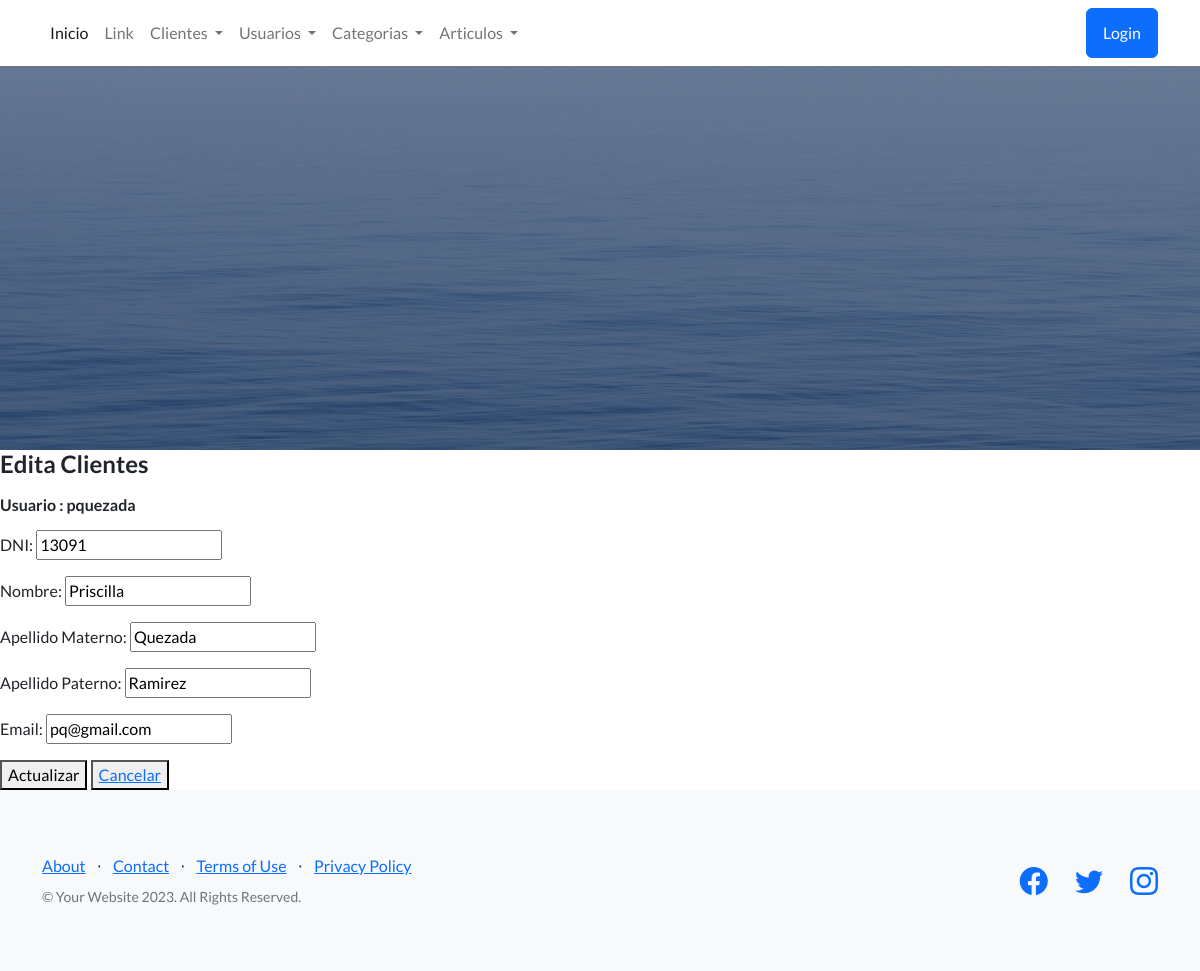
/app-coder/EditarClientes/10/, run on the app's committed database.
### AppCoder/models.py (models this page shows, shortened)
class Clientes(models.Model):
    dni = models.CharField(max_length=9,null=False,blank=False)
    nombre = models.CharField(max_length=40,null=False,blank=False)
    apellidoPaterno = models.CharField(max_length=40)
    apellidoMaterno = models.CharField(max_length=40)
    email = models.EmailField()
    user = models.OneToOneField(User, on_delete=models.CASCADE)

### AppCoder/views.py (the view)
# urls.py: path('EditarClientes/<int:id>/', ClienteUpdate, name="EditarClientes"),
def ClienteUpdate(req, id):
    cliente = Clientes.objects.get(id=id)
    print(f'{cliente.user}')
    if req.method == 'POST':
        miFormulario = FormularioClientes(req.POST)
        if miFormulario.is_valid():
            data = miFormulario.cleaned_data
            cliente.dni = data["dni"]
            cliente.nombre = data["nombre"]
            cliente.apellidoPaterno = data["apellidoPaterno"]
            cliente.apellidoMaterno = data["apellidoMaterno"]
            cliente.email = data["email"]
            cliente.save()
            usuario = User.objects.get(username = cliente.user)
            usuario.first_name = data["nombre"]
            usuario.last_name = data["apellidoPaterno"]
            usuario.email = data["email"]
            usuario.save()
            datos = Clientes.objects.all()
            return render(req, "clientes_list.html", {"lista_clientes": datos})
    else:
        miFormulario = FormularioClientes({
            "dni": cliente.dni,
            "nombre": cliente.nombre.capitalize(),
            "apellidoPaterno": cliente.apellidoPaterno.capitalize(),
            "apellidoMaterno": cliente.apellidoMaterno.capitalize(),
            "email": cliente.email
            })
        return render(req, "cliente_update.html", {"miFormulario": miFormulario, "cliente": cliente})

### AppCoder/forms.py
class FormularioClientes(forms.ModelForm):
    class Meta:
        model=Clientes
        fields = ("dni", "nombre", "apellidoPaterno", "apellidoMaterno", "email")
        labels = {"dni": "DNI",
                  "nombre":"Nombre",
                  "apellidoPaterno": "Apellido Materno",
                  "apellidoMaterno": "Apellido Paterno",
                  "email": "Email"
                  }

### AppCoder/templates/cliente_update.html (shortened to what this page needs)
{% extends 'inicio.html' %}
{% block contenidoQuecambia %}
    <form action="{% url 'EditarClientes' cliente.id %}" method="post">{% csrf_token %}
        <h4>Edita Clientes</h4>
        <h6>Usuario : {{cliente.user}}</h6>
        {{miFormulario.as_p}}
        <button type="submit"> Actualizar </button>
        <button ><a href="{% url 'ListarClientes' %}"> Cancelar </a></button>
    </form>
{% endblock contenidoQuecambia %}

### data on the page
Clientes: user "pquezada", dni "13091", nombre "Priscilla", apellidoPaterno "Quezada", apellidoMaterno "Ramirez", email "pq@gmail.com"
